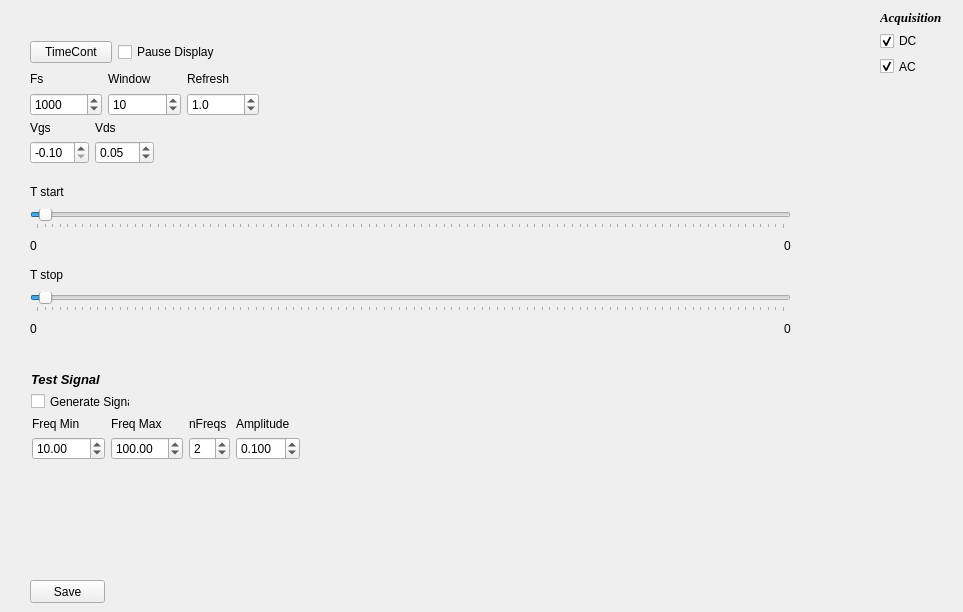
      <widget class="QWidget" name="tab_3">
       <attribute name="title">
        <string>TimePlot</string>
       </attribute>
       <widget class="QWidget" name="layoutWidget_5">
        <property name="geometry">
         <rect>
          <x>30</x>
          <y>180</y>
          <width>761</width>
          <height>160</height>
         </rect>
        </property>
        <layout class="QVBoxLayout" name="verticalLayout_43">
         <item>
          <layout class="QVBoxLayout" name="verticalLayout_40">
           <item>
            <widget class="QLabel" name="label_11">
             <property name="text">
              <string>T start</string>
             </property>
            </widget>
           </item>
           <item>
            <widget class="QSlider" name="SLTstart">
             <property name="value">
              <number>1</number>
             </property>
             <property name="tracking">
              <bool>false</bool>
             </property>
             <property name="orientation">
              <enum>Qt::Horizontal</enum>
             </property>
             <property name="tickPosition">
              <enum>QSlider::TicksBelow</enum>
             </property>
            </widget>
           </item>
           <item>
            <layout class="QHBoxLayout" name="horizontalLayout_9">
             <item>
              <widget class="QLabel" name="LblTstartMin">
               <property name="text">
                <string>0</string>
               </property>
              </widget>
             </item>
             <item>
              <spacer name="horizontalSpacer_4">
               <property name="orientation">
                <enum>Qt::Horizontal</enum>
               </property>
               <property name="sizeHint" stdset="0">
                <size>
                 <width>40</width>
                 <height>20</height>
                </size>
               </property>
              </spacer>
             </item>
             <item>
              <widget class="QLabel" name="LblTstartMax">
               <property name="text">
                <string>0</string>
               </property>
              </widget>
             </item>
            </layout>
           </item>
          </layout>
         </item>
         <item>
          <layout class="QVBoxLayout" name="verticalLayout_41">
           <item>
            <widget class="QLabel" name="label_12">
             <property name="text">
              <string>T stop</string>
             </property>
            </widget>
           </item>
           <item>
            <widget class="QSlider" name="SLTstop">
             <property name="value">
              <number>1</number>
             </property>
             <property name="tracking">
              <bool>false</bool>
             </property>
             <property name="orientation">
              <enum>Qt::Horizontal</enum>
             </property>
             <property name="tickPosition">
              <enum>QSlider::TicksBelow</enum>
             </property>
            </widget>
           </item>
           <item>
            <layout class="QHBoxLayout" name="horizontalLayout_10">
             <item>
              <widget class="QLabel" name="LblTstopMin">
               <property name="text">
                <string>0</string>
               </property>
              </widget>
             </item>
             <item>
              <spacer name="horizontalSpacer_3">
               <property name="orientation">
                <enum>Qt::Horizontal</enum>
               </property>
               <property name="sizeHint" stdset="0">
                <size>
                 <width>40</width>
                 <height>20</height>
                </size>
               </property>
              </spacer>
             </item>
             <item>
              <widget class="QLabel" name="LblStopMax">
               <property name="text">
                <string>0</string>
               </property>
              </widget>
             </item>
            </layout>
           </item>
          </layout>
         </item>
        </layout>
       </widget>
       <widget class="QWidget" name="layoutWidget_21">
        <property name="geometry">
         <rect>
          <x>30</x>
          <y>70</y>
          <width>229</width>
          <height>46</height>
         </rect>
        </property>
        <layout class="QHBoxLayout" name="horizontalLayout_27">
         <item>
          <layout class="QVBoxLayout" name="verticalLayout_78">
           <item>
            <widget class="QLabel" name="label_76">
             <property name="text">
              <string>Fs</string>
             </property>
            </widget>
           </item>
           <item>
            <widget class="QDoubleSpinBox" name="SpnFsTime">
             <property name="decimals">
              <number>0</number>
             </property>
             <property name="maximum">
              <double>200000.000000000000000</double>
             </property>
             <property name="singleStep">
              <double>100.000000000000000</double>
             </property>
             <property name="value">
              <double>1000.000000000000000</double>
             </property>
            </widget>
           </item>
          </layout>
         </item>
         <item>
          <layout class="QVBoxLayout" name="verticalLayout_79">
           <item>
            <widget class="QLabel" name="label_78">
             <property name="text">
              <string>Window</string>
             </property>
            </widget>
           </item>
           <item>
            <widget class="QSpinBox" name="SpnWindow">
             <property name="minimum">
              <number>1</number>
             </property>
             <property name="maximum">
              <number>100000</number>
             </property>
             <property name="value">
              <number>10</number>
             </property>
            </widget>
           </item>
          </layout>
         </item>
         <item>
          <layout class="QVBoxLayout" name="verticalLayout_80">
           <item>
            <widget class="QLabel" name="label_79">
             <property name="text">
              <string>Refresh</string>
             </property>
            </widget>
           </item>
           <item>
            <widget class="QDoubleSpinBox" name="SpnRefresh">
             <property name="decimals">
              <number>1</number>
             </property>
             <property name="minimum">
              <double>0.100000000000000</double>
             </property>
             <property name="maximum">
              <double>100.000000000000000</double>
             </property>
             <property name="value">
              <double>1.000000000000000</double>
             </property>
            </widget>
           </item>
          </layout>
         </item>
        </layout>
       </widget>
       <widget class="QWidget" name="layoutWidget_22">
        <property name="geometry">
         <rect>
          <x>30</x>
          <y>40</y>
          <width>190</width>
          <height>25</height>
         </rect>
        </property>
        <layout class="QHBoxLayout" name="horizontalLayout_28">
         <item>
          <widget class="QPushButton" name="ButCont">
           <property name="text">
            <string>TimeCont</string>
           </property>
          </widget>
         </item>
         <item>
          <widget class="QCheckBox" name="ChckPauseCont">
           <property name="text">
            <string>Pause Display</string>
           </property>
          </widget>
         </item>
        </layout>
       </widget>
       <widget class="QWidget" name="layoutWidget_23">
        <property name="geometry">
         <rect>
          <x>30</x>
          <y>120</y>
          <width>124</width>
          <height>44</height>
         </rect>
        </property>
        <layout class="QGridLayout" name="gridLayout_21">
         <item row="0" column="0">
          <widget class="QLabel" name="label_80">
           <property name="text">
            <string>Vgs</string>
           </property>
          </widget>
         </item>
         <item row="1" column="0">
          <widget class="QDoubleSpinBox" name="SpnSVgsTP">
           <property name="correctionMode">
            <enum>QAbstractSpinBox::CorrectToPreviousValue</enum>
           </property>
           <property name="minimum">
            <double>-0.100000000000000</double>
           </property>
           <property name="maximum">
            <double>0.600000000000000</double>
           </property>
           <property name="singleStep">
            <double>0.100000000000000</double>
           </property>
           <property name="value">
            <double>-0.100000000000000</double>
           </property>
          </widget>
         </item>
         <item row="0" column="1">
          <widget class="QLabel" name="label_81">
           <property name="text">
            <string>Vds</string>
           </property>
          </widget>
         </item>
         <item row="1" column="1">
          <widget class="QDoubleSpinBox" name="SpnSVdsTP">
           <property name="maximum">
            <double>0.100000000000000</double>
           </property>
           <property name="singleStep">
            <double>0.010000000000000</double>
           </property>
           <property name="value">
            <double>0.050000000000000</double>
           </property>
          </widget>
         </item>
        </layout>
       </widget>
       <widget class="QWidget" name="layoutWidget">
        <property name="geometry">
         <rect>
          <x>880</x>
          <y>10</y>
          <width>74</width>
          <height>66</height>
         </rect>
        </property>
        <layout class="QGridLayout" name="gridLayout_10">
         <item row="0" column="0">
          <widget class="QLabel" name="label_34">
           <property name="font">
            <font>
             <family>Times New Roman</family>
             <pointsize>10</pointsize>
             <weight>75</weight>
             <italic>true</italic>
             <bold>true</bold>
            </font>
           </property>
           <property name="text">
            <string>Acquisition</string>
           </property>
          </widget>
         </item>
         <item row="1" column="0">
          <layout class="QGridLayout" name="gridLayout_9">
           <item row="0" column="0">
            <widget class="QCheckBox" name="chckTpDC">
             <property name="text">
              <string>DC</string>
             </property>
             <property name="checkable">
              <bool>true</bool>
             </property>
             <property name="checked">
              <bool>true</bool>
             </property>
            </widget>
           </item>
           <item row="1" column="0">
            <widget class="QCheckBox" name="chckTpAC">
             <property name="text">
              <string>AC</string>
             </property>
             <property name="checkable">
              <bool>true</bool>
             </property>
             <property name="checked">
              <bool>true</bool>
             </property>
            </widget>
           </item>
          </layout>
         </item>
        </layout>
       </widget>
       <widget class="QPushButton" name="ButSaveCont">
        <property name="geometry">
         <rect>
          <x>30</x>
          <y>580</y>
          <width>75</width>
          <height>23</height>
         </rect>
        </property>
        <property name="text">
         <string>Save</string>
        </property>
       </widget>
       <widget class="QLabel" name="label_41">
        <property name="geometry">
         <rect>
          <x>31</x>
          <y>371</y>
          <width>72</width>
          <height>16</height>
         </rect>
        </property>
        <property name="font">
         <font>
          <pointsize>10</pointsize>
          <weight>75</weight>
          <italic>true</italic>
          <bold>true</bold>
         </font>
        </property>
        <property name="text">
         <string>Test Signal</string>
        </property>
       </widget>
       <widget class="QCheckBox" name="chckTestSig">
        <property name="geometry">
         <rect>
          <x>31</x>
          <y>393</y>
          <width>99</width>
          <height>17</height>
         </rect>
        </property>
        <property name="text">
         <string>Generate Signal</string>
        </property>
        <property name="checked">
         <bool>false</bool>
        </property>
       </widget>
       <widget class="QWidget" name="layoutWidget">
        <property name="geometry">
         <rect>
          <x>32</x>
          <y>417</y>
          <width>268</width>
          <height>43</height>
         </rect>
        </property>
        <layout class="QGridLayout" name="gridLayout_14">
         <item row="0" column="0">
          <layout class="QVBoxLayout" name="verticalLayout_22">
           <item>
            <widget class="QLabel" name="label_35">
             <property name="text">
              <string>Freq Min</string>
             </property>
            </widget>
           </item>
           <item>
            <widget class="QDoubleSpinBox" name="SpnTestFreqMin">
             <property name="minimum">
              <double>0.010000000000000</double>
             </property>
             <property name="maximum">
              <double>10000.000000000000000</double>
             </property>
             <property name="singleStep">
              <double>0.010000000000000</double>
             </property>
             <property name="value">
              <double>10.000000000000000</double>
             </property>
            </widget>
           </item>
          </layout>
         </item>
         <item row="0" column="1">
          <layout class="QVBoxLayout" name="verticalLayout_23">
           <item>
            <widget class="QLabel" name="label_36">
             <property name="text">
              <string>Freq Max</string>
             </property>
            </widget>
           </item>
           <item>
            <widget class="QDoubleSpinBox" name="SpnTestFreqMax">
             <property name="minimum">
              <double>0.010000000000000</double>
             </property>
             <property name="maximum">
              <double>10000.000000000000000</double>
             </property>
             <property name="singleStep">
              <double>0.010000000000000</double>
             </property>
             <property name="value">
              <double>100.000000000000000</double>
             </property>
            </widget>
           </item>
          </layout>
         </item>
         <item row="0" column="2">
          <layout class="QVBoxLayout" name="verticalLayout_29">
           <item>
            <widget class="QLabel" name="label_39">
             <property name="text">
              <string>nFreqs</string>
             </property>
            </widget>
           </item>
           <item>
            <widget class="QSpinBox" name="SpnTestNFreqs">
             <property name="value">
              <number>2</number>
             </property>
            </widget>
           </item>
          </layout>
         </item>
         <item row="0" column="3">
          <layout class="QVBoxLayout" name="verticalLayout_30">
           <item>
            <widget class="QLabel" name="label_40">
             <property name="text">
              <string>Amplitude</string>
             </property>
            </widget>
           </item>
           <item>
            <widget class="QDoubleSpinBox" name="SpnTestAmp">
             <property name="decimals">
              <number>3</number>
             </property>
             <property name="maximum">
              <double>75.000000000000000</double>
             </property>
             <property name="value">
              <double>0.100000000000000</double>
             </property>
            </widget>
           </item>
          </layout>
         </item>
        </layout>
       </widget>
      </widget>
